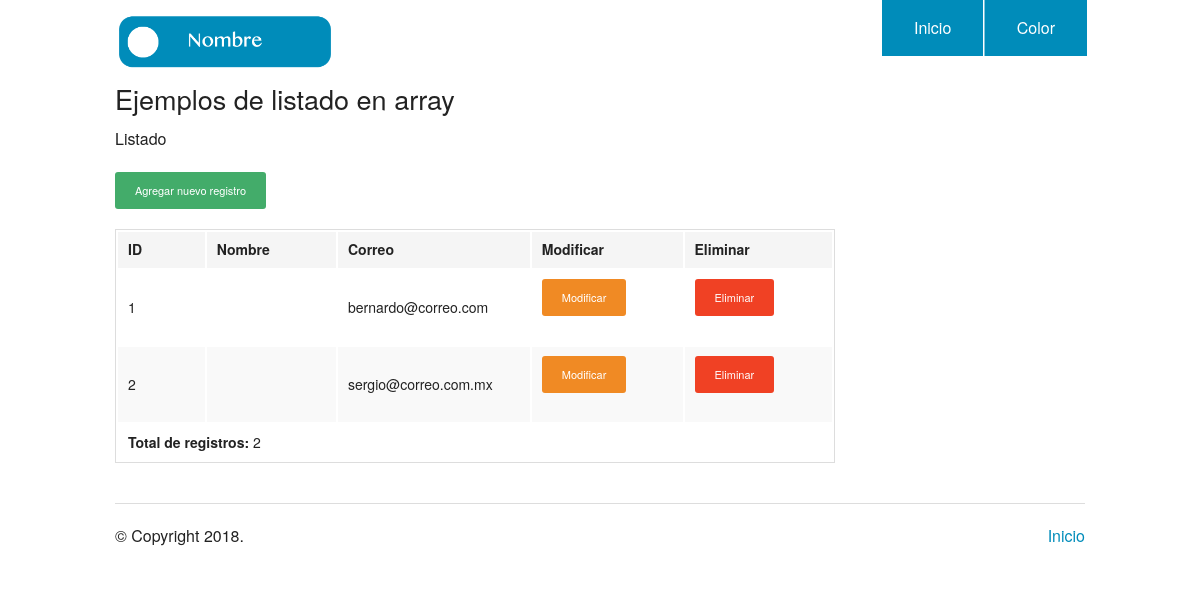
Before: / with the older database file.
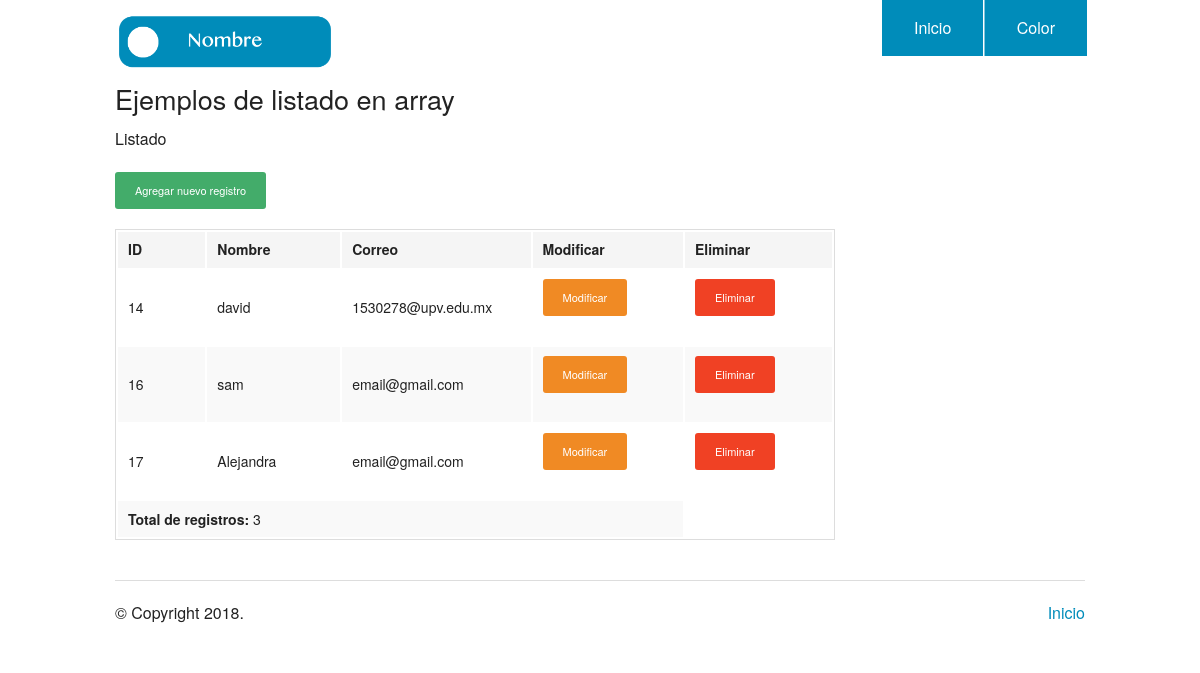
After: the same page with the newer database file.
### tables this page shows
CREATE TABLE `user` (
  `id` int(11) NOT NULL,
  `nombre` varchar(255) NOT NULL,
  `email` varchar(255) NOT NULL,
  `password` varchar(255) NOT NULL
);

### db/database_utilities.php (called while the page is built, shortened)
<?php
	try{
		$conn = new PDO("mysql:host=".DB_HOST.";dbname=" . DB_DATABASE, DB_USER, DB_PASSWORD);
		$conn->exec("SET CHARACTER SET utf8");
	}catch(Exception $e){
		echo "Hubo un error" . $e->getMessage();;
	}finally{
	}
	function get_all(){
		global $conn;
		$sql = 'SELECT * FROM user';
		$sentencia = $conn->prepare($sql);
		$sentencia->execute();
		$personas = $sentencia->fetchAll(PDO::FETCH_OBJ);
		return $personas;
	}
?>

### index.php (the view, shortened to what this page needs)
<?php
include_once('db/database_utilities.php');
$user_access = get_all();
$total_users = count($user_access);
?>
<!doctype html>
<html class="no-js" lang="en">
  <head>
    <link rel="stylesheet" href="./css/foundation.css" />
  </head>
  <body>
    <?php require_once('header.php'); ?>
    <div class="row">
      <div class="large-9 columns">
        <h3>Ejemplos de listado en array</h3>
          <p>Listado</p>
        <div class="section-container tabs" data-section>
          <section class="section">
            <div class="content" data-slug="panel1">
              <td><a href="./add.php" class="button radius tiny success">Agregar nuevo registro</a></td>
              <?php if($total_users){ ?>
              <table>
                <thead>
                  <tr>
                    <th width="200">ID</th>
                    <th width="250">Nombre</th>
                    <th width="250">Correo</th>
                    <th width="250">Modificar</th>
                    <th width="250">Eliminar</th>
                  </tr>
                </thead>
                <tbody>
                  <?php foreach( $user_access as $_user){ ?>
                  <tr>
                    <td><?php echo $_user->id ?></td>
                    <td><?php echo $_user->nombre ?></td>
                    <td><?php echo $_user->email ?></td>
                    <td><a href="./update.php?id=<?php echo($_user->id); ?>" class="button radius tiny warning"">Modificar</a></td>
                    <td><a href="./delete.php?id=<?php echo($_user->id); ?>" class="button radius tiny alert"     onClick="wait();">Eliminar</a></td>
                  </tr>
                  <?php } ?>
                  <tr>
                    <td colspan="4"><b>Total de registros: </b> <?php echo $total_users; ?></td>
                  </tr>
                </tbody>
              </table>
              <?php }else{ ?>
              No hay registros
              <?php } ?>
            </div>
          </section>
        </div>
      </div>
    </div>
    <?php require_once('footer.php'); ?>

### header.php (shortened to what this page needs)
<!doctype html>
<html class="no-js" lang="en">
  <head>
    <link rel="stylesheet" href="./css/foundation.css" />
  </head>
  <body>
<div class="row">
      <div class="large-3 columns">
        <h1><img src="./img/logo.png"/></h1>
      </div>
      <div class="large-9 columns">
        <ul class="right button-group">
          <li><a href="./index.php" class="button">Inicio</a></li>
          <li><a href="./random.php" class="button">Color</a></li>
        </ul>
      </div>
    </div>

### footer.php (shortened to what this page needs)
<footer class="row">
      <div class="large-12 columns">
        <hr/>
        <div class="row">
          <div class="large-6 columns">
            <p>&copy; Copyright <?php echo date('Y'); ?>.</p>
          </div>
          <div class="large-6 columns">
            <ul class="inline-list right">
              <li><a href="./index.php">Inicio</a></li>
            </ul>
          </div>
        </div>
      </div>
    </footer>
  </body>
</html>

Changed rows visible on the page:
removed user: id "1", email "bernardo@correo.com"
removed user: id "2", email "sergio@correo.com.mx"
added user: id "14", nombre "david", email "1530278@upv.edu.mx"
added user: id "16", nombre "sam", email "email@gmail.com"
added user: id "17", nombre "Alejandra", email "email@gmail.com"
Other visible differences:
$total_users: "2" → "3"
